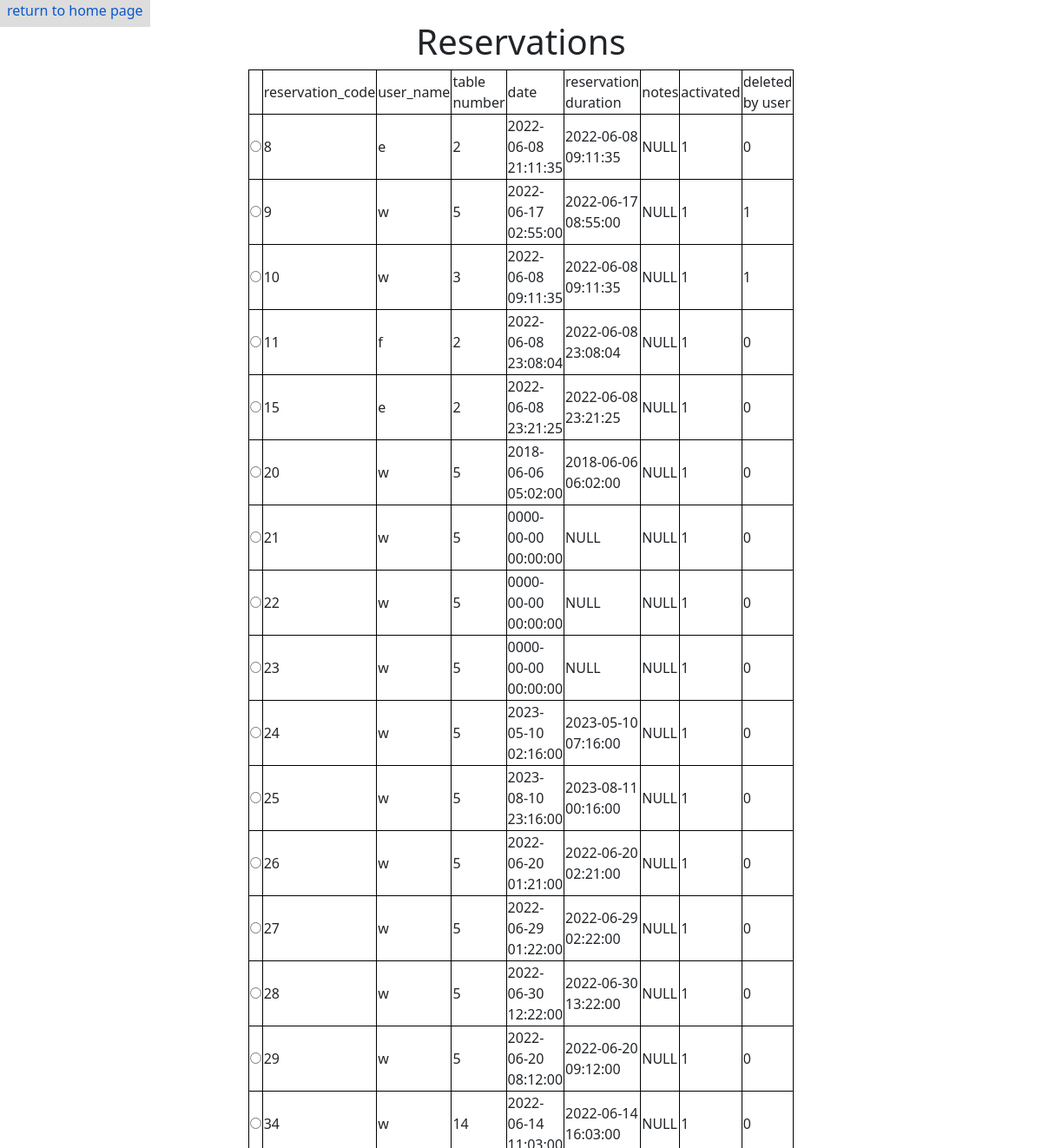
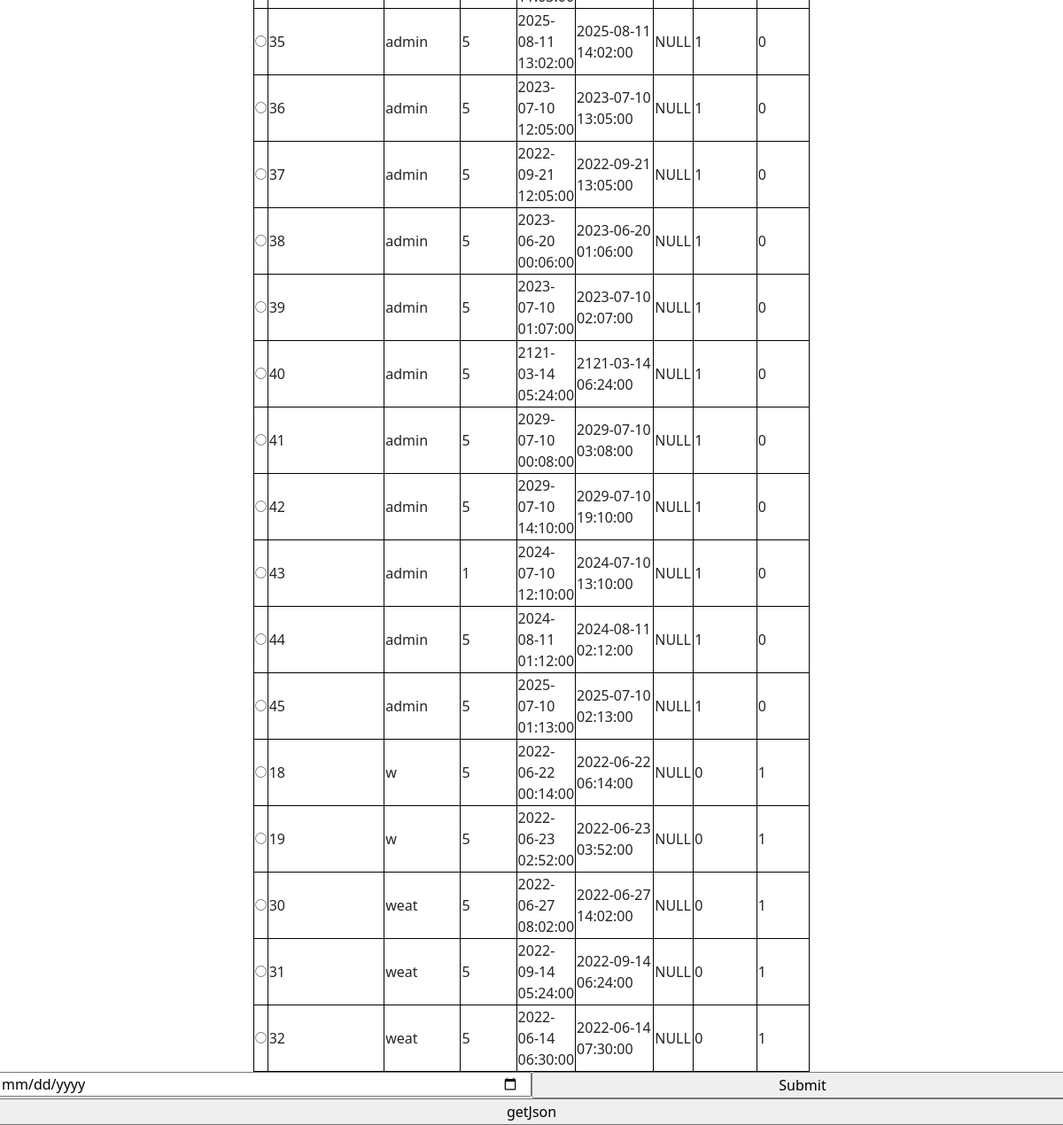
/admin/content.php?p=2 (signed in), run on the app's committed database (2 pictures, top to bottom).
### tables this page shows
CREATE TABLE `reservation` (
  `reservation_code` int(11) NOT NULL,
  `user_name` varchar(30) NOT NULL,
  `table_number` int(11) NOT NULL,
  `date` datetime DEFAULT NULL,
  `reservation_duration` datetime DEFAULT NULL,
  `notes` text NOT NULL,
  `activated` int(11) NOT NULL,
  `deleted_by_user` int(11) NOT NULL
);

### admin/content.php (the view, shortened to what this page needs)
<?php
require_once "../db_config.php";
?>
<!DOCTYPE html>
<html lang="en">
<head>
    <link rel="stylesheet" href="../css/style.css">
    <link rel="stylesheet" href="../css/bootstrap.min.css">
</head>
<body>
    <a href="index.php" class="button-custom ">return to home page</a>
    <?php
    $sql="";
    echo "<table class=\"table-design\">";
        if($_GET["p"]==1)
        {
            echo "<h1 class=\"text-center\">Tables</h1>";
            if(!empty($_GET["v"]) && !empty($_GET["value"])){
            if($_GET["v"]=="delete")
            {
                $value=$_GET["value"];
                $sql="delete from tables where table_number='$value'";
                $result=$conn->prepare($sql);
                try{
                    $result->execute();
                    header("location:content.php?p=1");
                }
                catch(Exception $e)
                {
                    header("location:index.php?p=1");
                }
            }
        }
        if(!empty($_GET["b"]))
        {
        if($_GET["b"]=="insert")
        {
            $table=$_GET["value"];
            $seat=$_GET["seat"];
            $smoke=$_GET["smoke"];
            $sql="insert into tables values('$table','$seat','$smoke')";
            $result=$conn->prepare($sql);
            try{
                $result->execute();
                header("location:content.php?p=1");
            }
            catch(Exception $e)
            {
                header("location:index.php?p=1");
            }
        }
        if($_GET["b"]=="edit" && !empty($_GET["seat"]) && !empty($_GET["smoke"]))
        {
            $table=$_GET["value"];
            $seat=$_GET["seat"];
            $smoke=$_GET["smoke"];
            $sql="update tables set num_of_seats='$seat',smoking='$smoke' where table_number='$table'";
            $result=$conn->prepare($sql);
            try{
                $result->execute();
                header("location:content.php?p=1");
            }
            catch(Exception $e)
            {
                header("location:index.php?p=1");
            }
        }
    }
            $sql="select * from tables";
            echo "<tr><td></td><td>table_num</td>
            <td>number of seats</td><td>smoking</td></tr>";
        }
        else if($_GET["p"]==2)
        {
            echo "<h1 class=\"text-center\">Reservations</h1>";
            $sql="select * from reservation ";
            $sql.="order by activated desc";
            echo "<tr><td></td><td>reservation_code</td>
            <td>user_name</td><td>table number</td>
            <td>date</td>
            <td>reservation duration</td>
            <td>notes</td>
            <td>activated</td>
            <td>deleted by user</td></tr>";
        }
        echo "<form method=\"get\" action=\"content.php\">";
        $result=$conn->prepare($sql);
        try{
        $result->execute();
        }
        catch(Exception $e)
        {
            header("location:index.php?p=1");
        }
        $result->setFetchMode(PDO::FETCH_NUM);
        while($row=$result->fetch())
        {
            echo "<tr>";
            echo "<td><input type=\"radio\" name=\"value\" value=\"$row[0]\">";
            echo "</td>";
            foreach($row as $rows)
            {
                if($rows =='')
                {
                    $rows = 'NULL';
                }
                echo "<td>$rows</td>";
            }
            echo "</tr>";
        }
        echo "</table>";
        if($_GET["p"]==2)
        {
            echo "<div class=\"row\">";
            echo "<input type=\"date\" name=\"date\" class=\"button-size col-6\">";
            echo "<input type=\"submit\" name=\"by-date\" class=\"button-size col-6\">";
            echo "<input type=\"submit\" name=\"json\" class=\"button-size col-12\" value=\"getJson\" >";
            echo "</div>";
        }
    ?>
</body>
</html>

### css/style.css (style rules this page uses)
.table-design { width: 50%; margin: auto; border: 1px solid black; }
.button-size { width: 50%; margin: auto; }
.table-design td { border: 1px solid black; width: auto; }
.button-custom { background-color: #bbbbbb; text-decoration: none; color: #111111; width: 100%; padding: 0.5em; border: 5px; }

### data on the page
reservation: reservation_code "8", user_name "e", table_number "2", date "2022-06-08 21:11:35", reservation_duration "2022-06-08 09:11:35", rows "NULL", activated "1", deleted_by_user "0"
reservation: reservation_code "9", user_name "w", table_number "5", date "2022-06-17 02:55:00", reservation_duration "2022-06-17 08:55:00", rows "NULL", rows "1"
reservation: reservation_code "10", user_name "w", table_number "3", rows "2022-06-08 09:11:35", rows "NULL", rows "1"
reservation: reservation_code "11", user_name "f", table_number "2", rows "2022-06-08 23:08:04", rows "NULL", activated "1", deleted_by_user "0"
reservation: reservation_code "15", user_name "e", table_number "2", rows "2022-06-08 23:21:25", rows "NULL", activated "1", deleted_by_user "0"
reservation: reservation_code "20", user_name "w", table_number "5", date "2018-06-06 05:02:00", reservation_duration "2018-06-06 06:02:00", rows "NULL", activated "1", deleted_by_user "0"
reservation: reservation_code "21", user_name "w", table_number "5", date "0000-00-00 00:00:00", rows "NULL", activated "1", deleted_by_user "0"
reservation: reservation_code "22", user_name "w", table_number "5", date "0000-00-00 00:00:00", rows "NULL", activated "1", deleted_by_user "0"
reservation: reservation_code "23", user_name "w", table_number "5", date "0000-00-00 00:00:00", rows "NULL", activated "1", deleted_by_user "0"
reservation: reservation_code "24", user_name "w", table_number "5", date "2023-05-10 02:16:00", reservation_duration "2023-05-10 07:16:00", rows "NULL", activated "1", deleted_by_user "0"
reservation: reservation_code "25", user_name "w", table_number "5", date "2023-08-10 23:16:00", reservation_duration "2023-08-11 00:16:00", rows "NULL", activated "1", deleted_by_user "0"
reservation: reservation_code "26", user_name "w", table_number "5", date "2022-06-20 01:21:00", reservation_duration "2022-06-20 02:21:00", rows "NULL", activated "1", deleted_by_user "0"
reservation: reservation_code "27", user_name "w", table_number "5", date "2022-06-29 01:22:00", reservation_duration "2022-06-29 02:22:00", rows "NULL", activated "1", deleted_by_user "0"
reservation: reservation_code "28", user_name "w", table_number "5", date "2022-06-30 12:22:00", reservation_duration "2022-06-30 13:22:00", rows "NULL", activated "1", deleted_by_user "0"
reservation: reservation_code "29", user_name "w", table_number "5", date "2022-06-20 08:12:00", reservation_duration "2022-06-20 09:12:00", rows "NULL", activated "1", deleted_by_user "0"
reservation: reservation_code "34", user_name "w", table_number "14", date "2022-06-14 11:03:00", reservation_duration "2022-06-14 16:03:00", rows "NULL", activated "1", deleted_by_user "0"
reservation: reservation_code "35", user_name "admin", table_number "5", date "2025-08-11 13:02:00", reservation_duration "2025-08-11 14:02:00", rows "NULL", activated "1", deleted_by_user "0"
reservation: reservation_code "36", user_name "admin", table_number "5", date "2023-07-10 12:05:00", reservation_duration "2023-07-10 13:05:00", rows "NULL", activated "1", deleted_by_user "0"
reservation: reservation_code "37", user_name "admin", table_number "5", date "2022-09-21 12:05:00", reservation_duration "2022-09-21 13:05:00", rows "NULL", activated "1", deleted_by_user "0"
reservation: reservation_code "38", user_name "admin", table_number "5", date "2023-06-20 00:06:00", reservation_duration "2023-06-20 01:06:00", rows "NULL", activated "1", deleted_by_user "0"
reservation: reservation_code "39", user_name "admin", table_number "5", date "2023-07-10 01:07:00", reservation_duration "2023-07-10 02:07:00", rows "NULL", activated "1", deleted_by_user "0"
reservation: reservation_code "40", user_name "admin", table_number "5", date "2121-03-14 05:24:00", reservation_duration "2121-03-14 06:24:00", rows "NULL", activated "1", deleted_by_user "0"
reservation: reservation_code "41", user_name "admin", table_number "5", date "2029-07-10 00:08:00", reservation_duration "2029-07-10 03:08:00", rows "NULL", activated "1", deleted_by_user "0"
reservation: reservation_code "42", user_name "admin", table_number "5", date "2029-07-10 14:10:00", reservation_duration "2029-07-10 19:10:00", rows "NULL", activated "1", deleted_by_user "0"
reservation: reservation_code "43", user_name "admin", rows "1", date "2024-07-10 12:10:00", reservation_duration "2024-07-10 13:10:00", rows "NULL", deleted_by_user "0"
reservation: reservation_code "44", user_name "admin", table_number "5", date "2024-08-11 01:12:00", reservation_duration "2024-08-11 02:12:00", rows "NULL", activated "1", deleted_by_user "0"
reservation: reservation_code "45", user_name "admin", table_number "5", date "2025-07-10 01:13:00", reservation_duration "2025-07-10 02:13:00", rows "NULL", activated "1", deleted_by_user "0"
reservation: reservation_code "18", user_name "w", table_number "5", date "2022-06-22 00:14:00", reservation_duration "2022-06-22 06:14:00", rows "NULL", activated "0", deleted_by_user "1"
reservation: reservation_code "19", user_name "w", table_number "5", date "2022-06-23 02:52:00", reservation_duration "2022-06-23 03:52:00", rows "NULL", activated "0", deleted_by_user "1"
reservation: reservation_code "30", user_name "weat", table_number "5", date "2022-06-27 08:02:00", reservation_duration "2022-06-27 14:02:00", rows "NULL", activated "0", deleted_by_user "1"
reservation: reservation_code "31", user_name "weat", table_number "5", date "2022-09-14 05:24:00", reservation_duration "2022-09-14 06:24:00", rows "NULL", activated "0", deleted_by_user "1"
reservation: reservation_code "32", user_name "weat", table_number "5", date "2022-06-14 06:30:00", reservation_duration "2022-06-14 07:30:00", rows "NULL", activated "0", deleted_by_user "1"
